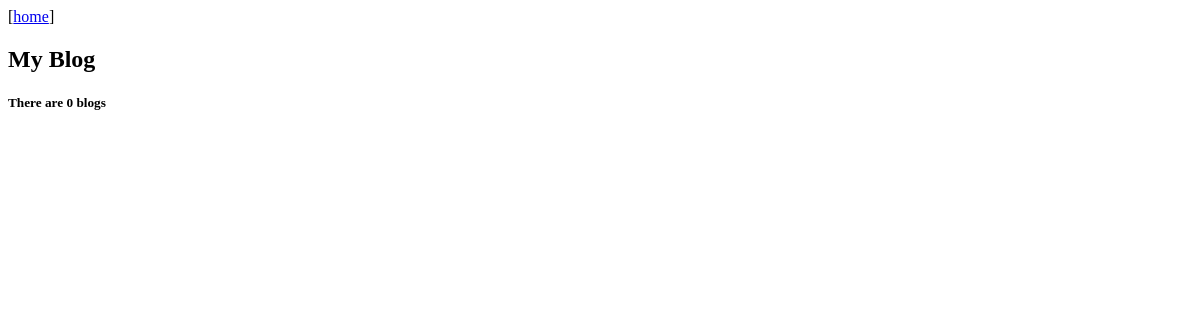
The page /blog/ on the database as committed earlier.
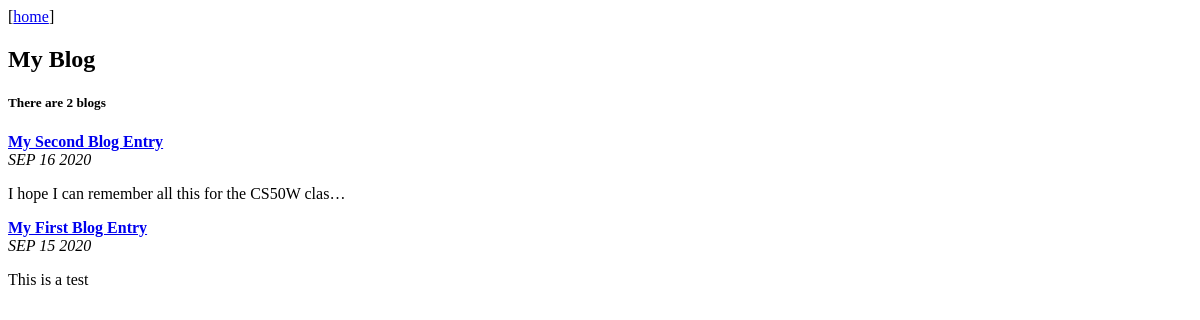
The same page on the database as committed later.
### blog/models.py (models this page shows, shortened)
class Blog(models.Model):
    title = models.CharField(max_length=200)
    description = models.TextField(max_length=250)
    date = models.DateField()

### blog/views.py (the view)
# urls.py: path('', views.all_blogs, name='all_blogs'),
def all_blogs(request):
    blogs = Blog.objects.order_by('-date')
    return render(request, "blog/all_blogs.html", {"blogs":blogs})

### blog/templates/blog/all_blogs.html
[<a href="/">home</a>]
<h2>My Blog</h2>
<h5>There
  {% if blogs.count == 1 %}
    is
  {% else %}
    are
  {% endif %}
  {{ blogs.count }} blog{{ blogs.count|pluralize }}</h5>
{% for blog in blogs %}
<b><a href="{% url 'blog:detail' blog.id %}">{{ blog.title }}</a></b><br />
<i>{{ blog.date|date:'M d Y'|upper }}</i>
<p>{{ blog.description|striptags|truncatechars:50 }}</p>
{% endfor %}

Rows that differ between the two databases and show on the page:
added Blog: title "My Second Blog Entry", date "SEP 16 2020", description "I hope I can remember all this for the CS50W clas…"
added Blog: title "My First Blog Entry", date "SEP 15 2020", description "This is a test"
Other text that changed with them:
{{ blogs.count }}: "0" → "2"
